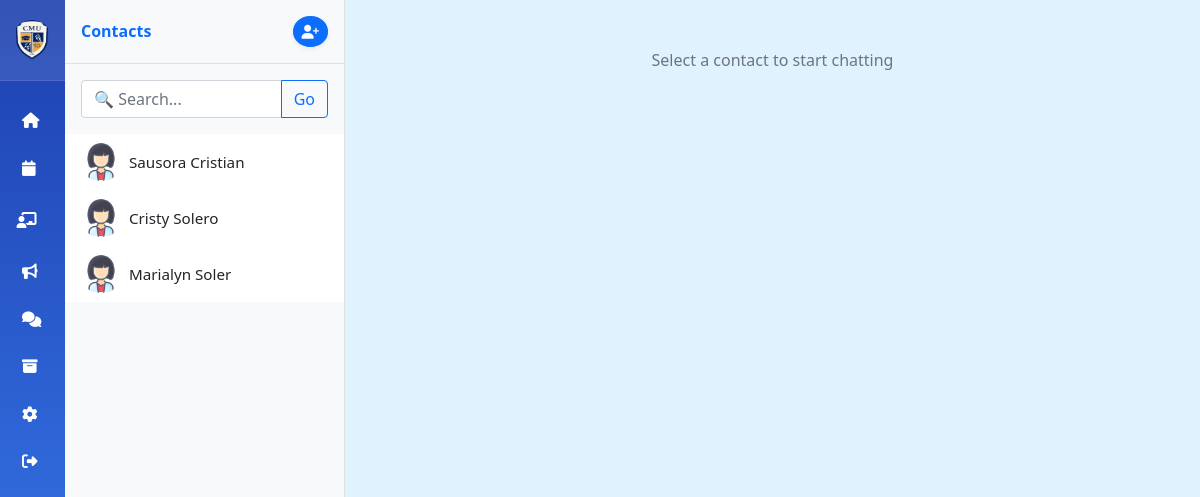
Page /teachers/messages/ (signed in) on the committed database.
### accounts/models.py (models this page shows, shortened)
class User(AbstractUser):
    ROLE_CHOICES = [
        ('student', 'Student'),
        ('teacher', 'Teacher'),
        ('parent', 'Parent'),
        ('admin', 'Admin'),
        ("school_admin", "School Admin"),
    ]
    role = models.CharField(
        max_length=20,
        choices=ROLE_CHOICES,
        blank=True,   # ✅ allow empty
        null=True     # ✅ allow NULL in DB
    )

### teachers/views.py (the view)
# urls.py: path('messages/', views.messages_inbox, name='messages_inbox'),
@login_required
def messages_inbox(request):
    user = request.user
    if user.role == 'teacher':
        contacts = User.objects.filter(role__in=['student', 'parent']).exclude(id=user.id)
    elif user.role == 'student':
        contacts = User.objects.filter(role__in=['teacher', 'parent']).exclude(id=user.id)
    elif user.role == 'parent':
        contacts = User.objects.filter(role__in=['teacher', 'student']).exclude(id=user.id)
    else:
        contacts = User.objects.none()  # fallback: no contacts
    context = {
        'contacts': contacts,
        'other_user': None,  # no conversation selected yet
        'messages': [],
        'classes': getattr(user, 'created_classes', Class.objects.none()).all(),
    }
    return render(request, 'teachers/conversation.html', context)

### teachers/templates/teachers/conversation.html (shortened to what this page needs)
{% load static %}
<!DOCTYPE html>
<html lang="en">
<head>
    <link rel="stylesheet" href="https://cdnjs.cloudflare.com/ajax/libs/font-awesome/6.4.0/css/all.min.css">
    <link href="https://cdn.jsdelivr.net/npm/bootstrap@5.1.3/dist/css/bootstrap.min.css" rel="stylesheet">
</head>
<body>
       <div class="sidebar closed" id="sidebar">
    <div class="logo">
        <img src="{% static 'images/cmu.jpg' %}" alt="CMU Logo">
    </div>
    <nav class="nav-menu">
        <a href="{% url 'teachers:dashboard' %}" class="nav-item"><i class="fas fa-home"></i><span class="nav-label">Home</span></a>
        <a href="{% url 'teachers:calendar' %}" class="nav-item"><i class="fas fa-calendar"></i><span class="nav-label">Event Calendar</span></a>
        <div class="dropdown-container">
            <div class="teaching-header" id="teachingHeader">
                <div class="teaching-content">
                    <i class="fas fa-chalkboard-user"></i>
                </div>
            </div>
        </div>
        <a href="{% url 'teachers:announcement_list' %}" class="nav-item"><i class="fas fa-bullhorn"></i><span class="nav-label">Announcement</span></a>
        <a href="{% url 'teachers:messages_inbox' %}" class="nav-item"><i class="fas fa-comments"></i><span class="nav-label">Messages</span></a>
        <a href="{% url 'teachers:archived_classes' %}" class="nav-item"><i class="fas fa-archive"></i><span class="nav-label">Archived Classes</span></a>
        <a href="#" class="nav-item"><i class="fas fa-cog"></i><span class="nav-label">Settings</span></a>
        <a href="{% url 'account_logout' %}" class="nav-item"><i class="fas fa-sign-out-alt"></i><span class="nav-label">Logout</span></a>
    </nav>
</div>
<div class="main-content d-flex">
    <div class="chat-sidebar bg-light border-end shadow-sm">
        <div class="chat-sidebar-header d-flex justify-content-between align-items-center p-3 border-bottom">
            <h6 class="mb-0 fw-bold text-primary">Contacts</h6>
            <button class="btn btn-sm btn-primary rounded-circle shadow-sm"
                    onclick="document.getElementById('addContactModal').style.display='flex'">
                <i class="fas fa-user-plus"></i>
            </button>
        </div>
        <form method="get" action="{}" class="p-3">
            <div class="input-group">
                <input type="text" name="q" class="form-control rounded-start"
                       placeholder="🔍 Search..." value="{{ request.GET.q }}">
                <button class="btn btn-outline-primary rounded-end" type="submit">Go</button>
            </div>
        </form>
        <div class="chat-contacts list-group list-group-flush">
            {% for contact in contacts %}
                <a href="{% url 'teachers:conversation' contact.id %}"
                   class="list-group-item list-group-item-action d-flex align-items-center py-2
                          {% if other_user and contact.id == other_user.id %}active bg-primary text-white{% endif %}">
                    <div class="chat-contact-avatar me-2">
                        {% if contact.profile.profile_picture %}
                            <img src="{{ contact.profile.profile_picture.url }}" class="rounded-circle" width="40" height="40" alt="{{ contact.get_full_name }}">
                        {% else %}
                            <img src="{% static 'images/user.jpg' %}" class="rounded-circle" width="40" height="40" alt="default">
                        {% endif %}
                    </div>
                    <div class="chat-contact-name fw-semibold">
                        {{ contact.get_full_name }}
                    </div>
                </a>
            {% empty %}
                <p class="text-muted p-3">No contacts found.</p>
            {% endfor %}
        </div>
    </div>
    <div class="chat-main">
        {% if other_user %}
            <div class="chat-header">
                <div class="chat-header-avatar">
                    {% if other_user.profile_picture %}
                        <img src="{{ other_user.profile_picture.url }}" alt="{{ other_user.get_full_name }}">
                    {% else %}
                        <img src="{% static 'images/user.jpg' %}" alt="default">
                    {% endif %}
                </div>
                <div class="chat-header-info">
                    <div class="chat-header-name">{{ other_user.get_full_name }}</div>
                    <div class="chat-header-status">
                        {% if other_user.is_active %}Online{% else %}Offline{% endif %}
                    </div>
                </div>
            </div>
            <div class="chat-messages">
                {% for msg in messages %}
                    <div class="chat-msg {% if msg.sender == request.user %}me{% else %}other{% endif %}">
                        <div class="chat-msg-bubble">{{ msg.content }}</div>
                        <div class="chat-msg-time">{{ msg.timestamp|date:"M d, Y H:i" }}</div>
                    </div>
                {% empty %}
                    <p class="text-muted">No messages yet.</p>
                {% endfor %}
            </div>
            <form method="post" class="chat-input">
                {% csrf_token %}
                <input type="text" name="content" placeholder="Type a message..." required>
                <button type="submit">➤</button>
            </form>
        {% else %}
            <div class="p-5 text-muted text-center">
                Select a contact to start chatting
            </div>
        {% endif %}
    </div>
</div>
</body>
</html>

### teachers/templates/teachers/conversation.html (style rules this page uses)
.sidebar { width: 280px; background: linear-gradient(180deg, #1e40af, #3b82f6); color: #fff; height: 100vh; position: fixed; left: 0; top: 0; z-index: 1000; display: flex; flex-direction: column; transition: width 0.28s cubic-bezier(.4,2,.7,.9); overflow: hidden; }
.sidebar.closed { width: 65px; }
.sidebar .logo { display: flex; align-items: center; padding: 20px; border-bottom: 1px solid rgba(255,255,255,0.1); background: rgba(255,255,255,0.1); transition: padding .3s; }
.sidebar.closed .logo { padding: 20px 12px; }
.logo img { width: 40px; height: 40px; border-radius: 50%; margin-right: 12px; transition: margin 0.3s; }
.sidebar.closed .logo img { margin-right: 0; }
.nav-menu { flex: 1; padding: 16px 0; }
.nav-item { display: flex; align-items: center; padding: 16px 24px; color: white; text-decoration: none; transition: all 0.22s; font-size: 0.97rem; font-weight: 500; white-space: nowrap; }
.nav-item i { margin-right: 15px; color: white; min-width: 21px; }
.sidebar.closed .nav-item { justify-content: center; padding: 16px 0; }
.sidebar.closed .nav-item i { margin-right: 0; }
.dropdown-container { position: relative; }
.sidebar.closed .dropdown-container .teaching-header { justify-content: center; }
.teaching-header { display: flex; align-items: center; justify-content: space-between; padding: 12px 16px; cursor: pointer; transition: all 0.3s ease; }
.teaching-content { display: flex; align-items: center; color: white; }
.teaching-content i { width: 32px; height: 32px; border-radius: 50%; margin-right: 12px; display: flex; align-items: center; justify-content: center; font-size: 16px; color: white; }
.main-content { margin-left: 280px; transition: margin-left 0.28s cubic-bezier(.4,2,.7,.9); height: 100vh; display: flex; }
.sidebar.closed ~ .main-content { margin-left: 65px; }
.chat-main { flex: 1; display: flex; flex-direction: column; background: #e0f2fe; min-width: 0; min-height: 0; padding: 0; position: relative; }
@media (max-width: 1200px) { .sidebar { width: 200px; } }
.chat-sidebar { width: 280px; border-right: 1px solid #ddd; background: #f8f9fa; display: flex; flex-direction: column; }
.chat-sidebar-header { padding: 12px 16px; border-bottom: 1px solid #ddd; font-weight: 600; background: #fff; }
.chat-contacts { flex: 1; overflow-y: auto; }
.chat-contact-avatar { width: 40px; height: 40px; border-radius: 50%; overflow: hidden; margin-right: 10px; flex-shrink: 0; }
.chat-contact-avatar img { width: 100%; height: 100%; object-fit: cover; }
.chat-contact-name { font-size: 0.95rem; font-weight: 500; }
.chat-main { flex: 1; display: flex; flex-direction: column; }
.chat-sidebar { width: 280px; height: 100vh; overflow-y: auto; }
.chat-sidebar-header { background: #f8f9fa; }
.chat-contacts .list-group-item { transition: 0.2s; border: none; }

### rows in the picture
User: get_full_name "Sausora Cristian"
User: get_full_name "Cristy Solero"
User: get_full_name "Marialyn Soler"
